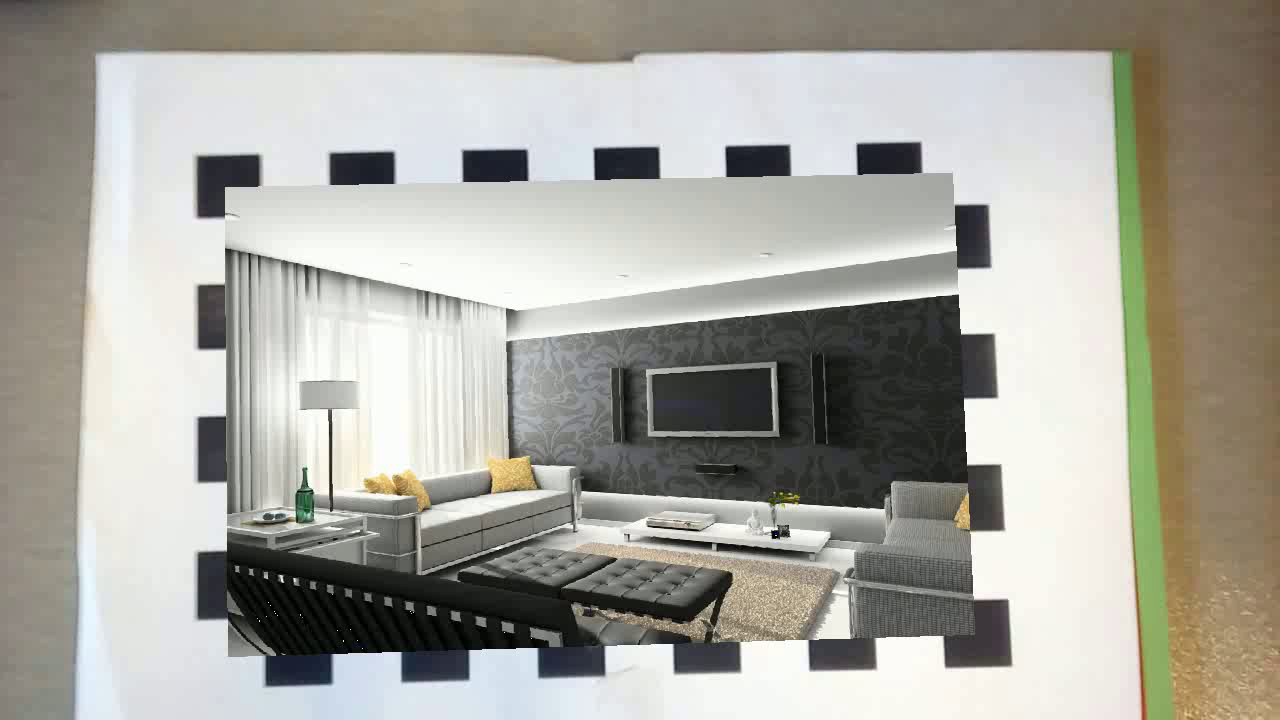
#> input picture frame 0 of results/result_1.avi, 1280 x 720 px, given in place of video1.avi, which was not available
$ jupyter execute --allow-errors P3.ipynb   (text cells are left out)
#> lines starting #> are read from the running program, lines starting #| are printed output that depends on the picture; after the words box and inside, x2 and y2 are one past the last pixel; in counts of white or black regions, pixels touching at a corner belong together; pictures that were not available may be replaced by others from this repository, and a replacement may not be noted
[cell 1]
import cv2
import numpy as np
import matplotlib.pyplot as plt
import random
import itertools

[cell 2]
def showImage(img):
    plt.figure(figsize=(10, 7))
    plt.imshow(img)
    plt.show()

[cell 3]
capture = cv2.VideoCapture('videos/video1.avi')
_, frame = capture.read()
#> frame is the input picture: shape (720, 1280, 3); mean B, G, R 158.6, 166.5, 168
init_points = np.array([[188, 228],
                        [174, 956],
                        [636, 978],
                        [657, 231]
                       ])

[cell 4]
def to_homogeneous(point):
    return np.append(point, 1)

def to_cartesian(point):
    return np.delete(point / point[-1], -1)

def to_homogeneous_points(points):
    return np.append(points, np.ones([points.shape[0], 1]), axis=1)

def to_cartesian_points(points):
    return np.delete(points / points[:,-1].reshape(-1,1), -1, axis=1)

def get_area(image, points):
    mask = np.zeros_like(image[:,:,1], dtype=bool)
    h_points = to_homogeneous_points(points)
    lines = np.array([np.cross(h_points[0], h_points[1]),
                      np.cross(h_points[1], h_points[2]),
                      np.cross(h_points[2], h_points[3]),
                      np.cross(h_points[3], h_points[0])])
    x = np.arange(0, image.shape[0], 1)
    y = np.arange(0, image.shape[1], 1)
    inter_points = list(itertools.product(x, y))
    check_lines = np.all(lines @ to_homogeneous_points(np.array(inter_points)).T < 0, axis = 0)
    for idx, point in enumerate(inter_points):
        mask[point] = check_lines[idx]
    return mask.astype(np.uint8)

mask = get_area(frame, init_points)
#> after the loop in get_area, `for idx, point in enumerate(inter_points):`:
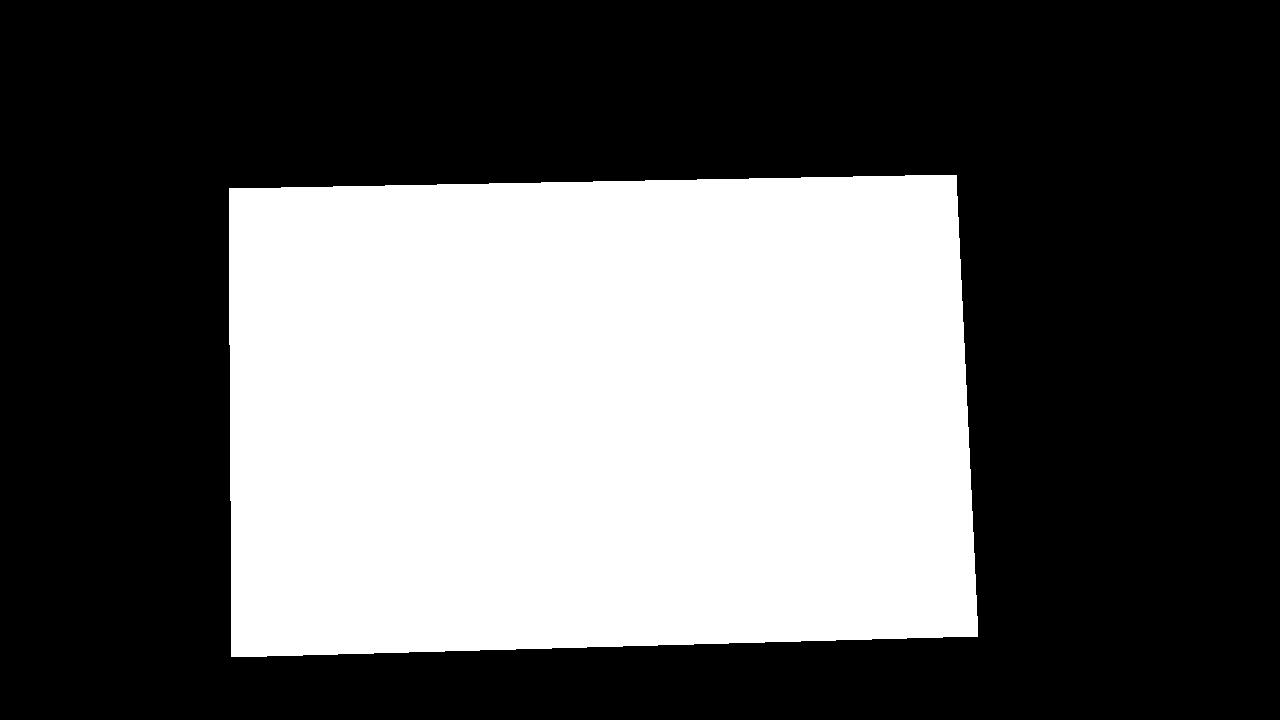
#> mask: shape (720, 1280) bool; 37.3% white; 1 white region, box (x1, y1, x2, y2) and area: (229, 175, 978, 657) 343506

[cell 5]
vis = frame.copy()
vis[np.nonzero(mask)] = [255, 255, 0]
vis = cv2.addWeighted(frame, 0.6, vis, 0.4, 0.0)
for p in init_points:
    x,y = p.ravel()
    vis = cv2.circle(vis,(y, x),10,[250,0,0],-1)
#> vis: shape (720, 1280, 3); mean B, G, R 175.9, 182.6, 146.2

showImage(vis)

[cell 6]
feature_params = dict( maxCorners = 0,
                   qualityLevel = 0.2,
                   minDistance = 15,
                   useHarrisDetector=True,
                   blockSize = 10,
                   k = 0
                 )

def harrisCorner(img, mask, feature_params = feature_params):
    gray = cv2.cvtColor(img,cv2.COLOR_BGR2GRAY)
    corners = cv2.goodFeaturesToTrack(gray, mask=mask, **feature_params)
    return corners

def showCorners(image, corners):
    img = image.copy()
    corners = np.int0(corners)
    for i in corners:
        x,y = i.ravel()
        cv2.circle(img,(x,y),5,255,-1)
    return img


corners = harrisCorner(frame, mask, feature_params)
#> in harrisCorner, `corners = cv2.goodFeaturesToTrack(gray, mask=mask, **feature_params)`: corners = 13 rows, first 8: [775, 535], [955, 299], [281, 579], [716, 547], [229, 191], [309, 488], [296, 582], [292, 518]

vis = frame.copy()
vis[np.nonzero(mask)] = [255, 255, 0]
vis = showCorners(vis, corners)
#> the loop in showCorners, `for i in corners:` made 13 passes
vis = cv2.addWeighted(frame, 0.6, vis, 0.4, 0.0)
for p in init_points:
    x,y = p.ravel()
    vis = cv2.circle(vis,(y, x),10,[250,0,0],-1)
#> vis: shape (720, 1280, 3); mean B, G, R 175.9, 182.5, 146.2

showImage(vis)

[cell 7]
def get_random_points(points_1, points_2, k=4):
    indices = random.sample(list(range(len(points_1))), k)
    return points_1[indices], points_2[indices]

def homography(p1, p2):
    A = np.zeros((len(p1) * 2, 9))
    for i in range(len(p1)):
        x1, y1 = p1[i, 0], p1[i, 1]
        x2, y2 = p2[i, 0], p2[i, 1]
        A[2*i] = [-x1, -y1, -1, 0, 0, 0, x2*x1, x2*y1, x2]
        A[2*i+1] = [0, 0, 0, -x1, -y1, -1, y2*x1, y2*y1, y2]
    u, s, vh = np.linalg.svd(A)
    h = vh[8].reshape(3, 3)
    return h


image = cv2.imread('images/room.jpg')
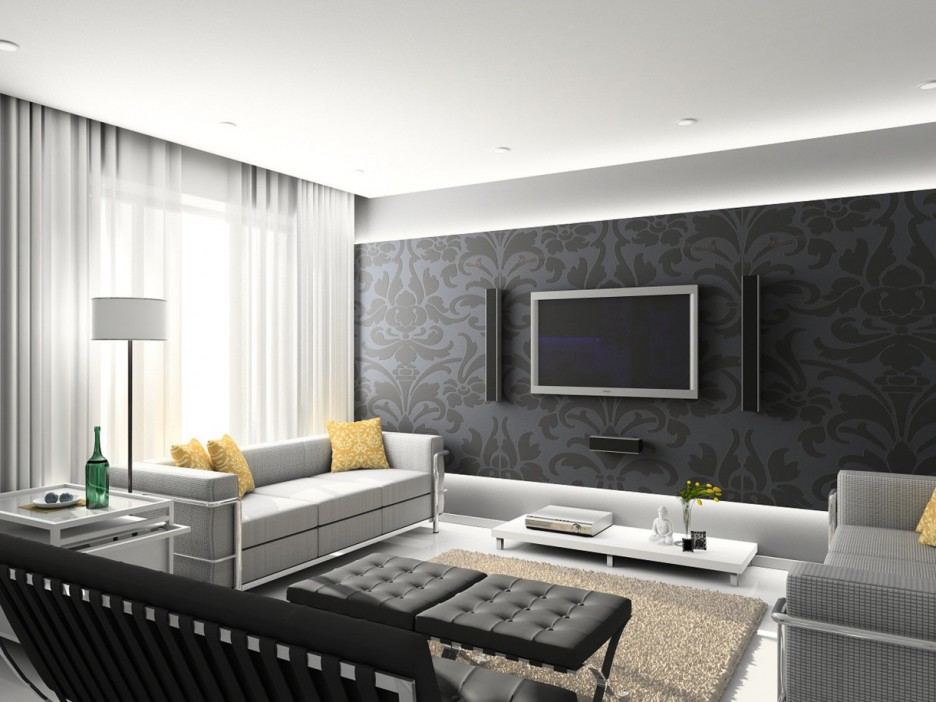
#> input picture images/room.jpg, 936 x 702 px
#> image is the input picture: shape (702, 936, 3); mean B, G, R 143.4, 147.6, 148.9

image_points = np.array([[0, 0],
                         [0, image.shape[1]-1],
                         [image.shape[0]-1, image.shape[1]-1],
                         [image.shape[0]-1, 0],
                        ])
h = homography(image_points, init_points)

[cell 8]
def warp_perspective(image, h, shape):
    new_image = np.uint8(np.zeros(shape))
    i = np.arange(0, image.shape[0], 1)
    j = np.arange(0, image.shape[1], 1)
    x = list(itertools.product(i, j))
    x_prime = np.array(to_cartesian_points((h @ to_homogeneous_points(np.array(x)).T).T), dtype='int0')
    x_prime = list(map(tuple, x_prime))
    for idx, point in enumerate(x_prime):
        new_image[point] = image[x[idx]]
    return new_image

def augmented_reality(image, h, frame):
    new_image = warp_perspective(image, h, shape=frame.shape)
    cp_frame = frame.copy()
    cp_frame[new_image.nonzero()] = 0
    return new_image + cp_frame

showImage(augmented_reality(image, h, frame))

[cell 9]
lk_params = dict(winSize  = (10, 10),
                     maxLevel = 7,
                     criteria = (cv2.TERM_CRITERIA_EPS | cv2.TERM_CRITERIA_COUNT, 10, 0.03)
                    )
#> lk_params = {'winSize': (10, 10), 'maxLevel': 7, 'criteria': (3, 10, 0.03)}
def lk_tracker(img1, img2, keypoints, lk_params = lk_params):
    img1_gray = cv2.cvtColor(img1, cv2.COLOR_BGR2GRAY)
    img2_gray = cv2.cvtColor(img2, cv2.COLOR_BGR2GRAY)
    p0 = keypoints
    mask = np.zeros_like(img1)
    color = np.random.randint(0,255,(100,3))
    p1, st, err = cv2.calcOpticalFlowPyrLK(img1_gray, img2_gray, p0, None, **lk_params)
    if p1 is not None:
        good_points_1 = p0[st==1]
        good_points_2 = p1[st==1]
    return good_points_1, good_points_2

[cell 10]
def n_iteration(p, e, s=4):
    return round(np.log(1-p)/np.log(1-(1-e)**s))

# [6 lines left out: function get_votes, not called in this run]

def ransac(good_points_1, good_points_2, iterations, threshold=2):
    best_h = np.zeros((3, 3))
    best_votes = 0
    best_voters = (0, 0)
    for _ in range(iterations):
        p1, p2 = get_random_points(good_points_1, good_points_2)
        h = homography(p1, p2)
        votes, voters = get_votes(good_points_1, good_points_2, h, threshold)
        if votes > best_votes:
            best_votes = votes
            best_h = h
            best_voters = voters
    return best_h, best_votes, best_voters

[cell 11]
feature_params = dict( maxCorners = 0,
                   qualityLevel = 0.4,
                   minDistance = 15,
                   useHarrisDetector=True,
                   blockSize = 10,
                   k = 0
                 )

lk_params = dict(winSize  = (15, 15),
                     maxLevel = 5,
                     criteria = (cv2.TERM_CRITERIA_EPS | cv2.TERM_CRITERIA_COUNT, 10, 0.03)
                    )
#> lk_params = {'winSize': (15, 15), 'maxLevel': 5, 'criteria': (3, 10, 0.03)}


capture = cv2.VideoCapture('videos/video1.avi')
_, first_frame = capture.read()
init_points = np.array([[188, 228],
                        [174, 956],
                        [636, 978],
                        [657, 231]
                       ])

h = np.identity(3)

p = 0.99
e = 0.9
iterations = n_iteration(p, e)

old = first_frame.copy()
points = init_points.copy()

plt.figure(figsize=(15, 25))
#> (the rest of this cell did not finish here and is left out)

[cell 12]
def ar(video, init_points, image, output, feature_params, lk_params):
    capture = cv2.VideoCapture(video)
    ret, first_frame = capture.read()
    init_mask = get_area(first_frame, init_points)
    init_corners = harrisCorner(first_frame, init_mask, feature_params)
    image_points = np.array([[0, 0],
                         [0, image.shape[1]-1],
                         [image.shape[0]-1, image.shape[1]-1],
                         [image.shape[0]-1, 0],
                        ])

    image_h = homography(image_points, init_points)
    h = np.identity(3)

    p = 0.99
    e = 0.4
    iterations = n_iteration(p, e)

    old = first_frame.copy()
    points = init_points.copy()

    fourcc = cv2.VideoWriter_fourcc('m', 'p', '4', 'v')
    writer = cv2.VideoWriter(output, fourcc, 15, (first_frame.shape[1], first_frame.shape[0]))

    while True:
        # read new frame
        ret, new = capture.read()
        if not ret:
            break

        # herris features of old frame
        mask = get_area(old, points)
        corners = harrisCorner(old, mask, feature_params)
        try:
            # track features of old frame
            good_points_1, good_points_2 = lk_tracker(old, new, corners, lk_params)
            h_new1, v1, bv1 = ransac(good_points_1, good_points_2, iterations, threshold=0.5)
        except:
            v1 = 0
            h_new1 = np.identity(3)
        # track features of init frame
        good_points_1, good_points_2 = lk_tracker(first_frame, new, init_corners, lk_params)
        h_new2, v2, bv2 = ransac(good_points_1, good_points_2, iterations, threshold=0.5)

        if v2 > v1:
            h = h_new2.copy()
        else:
            h = h_new1 @ h

        try:
            vis = augmented_reality(image, h @ image_h, new)
        except:
            vis = new.copy()

        writer.write(vis)
        old = new.copy()
    writer.release()

[cell 13]
feature_params = dict( maxCorners = 0,
                   qualityLevel = 0.4,
                   minDistance = 15,
                   useHarrisDetector=True,
                   blockSize = 10,
                   k = 0
                 )

lk_params = dict(winSize  = (15, 15),
                     maxLevel = 5,
                     criteria = (cv2.TERM_CRITERIA_EPS | cv2.TERM_CRITERIA_COUNT, 10, 0.03)
                    )
video = 'videos/video1.avi'
image = cv2.imread('images/room.jpg')
output = 'results/result_1.avi'
init_points = np.array([[188, 228],
                        [174, 956],
                        [636, 978],
                        [657, 231]
                       ])


#> (the rest of this cell did not finish here and is left out)

#> in ar, `init_corners = harrisCorner(first_frame, init_mask, feature_params)`: init_corners = [[775, 535], [955, 299], [281, 579]]
#> in ar, `fourcc = cv2.VideoWriter_fourcc('m', 'p', '4', 'v')`: fourcc = 1983148141
#> in ar, new is the input picture: shape (720, 1280, 3); mean B, G, R 159, 166.6, 168.7
#> in ar, `corners = harrisCorner(old, mask, feature_params)`: corners = [[775, 535], [955, 299], [281, 579]]
#> in ar, `good_points_1, good_points_2 = lk_tracker(old, new, corners, lk_params)`: good_points_2 = [[774.4, 534.8], [954.9, 299.2], [279.9, 577.4]]
#> after the loop in ransac, `for _ in range(iterations):`: best_h = [[0, 0, 0], [0, 0, 0], [0, 0, 0]]; best_voters = (0, 0); best_votes = 0

$ run again, starting later in the video
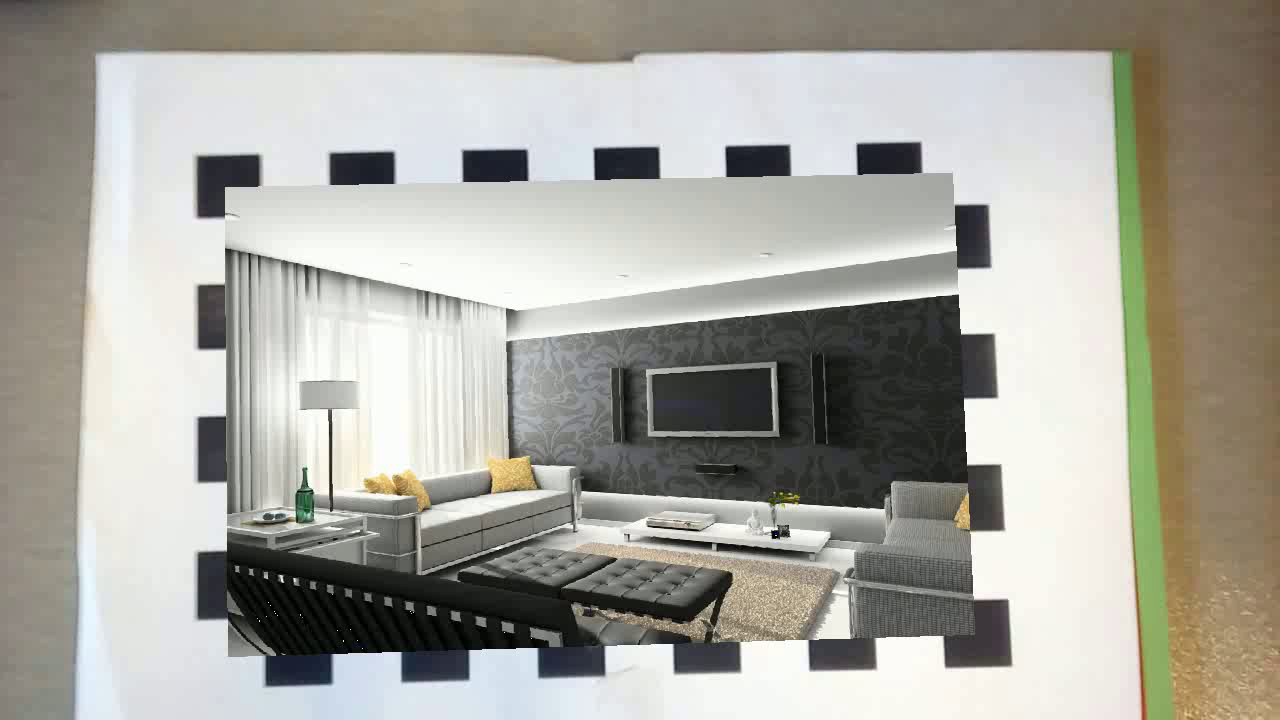
#> input picture frame 0 of results/result_1.avi, 1280 x 720 px, given in place of video1.avi, which was not available
#> frame is the input picture: shape (720, 1280, 3); mean B, G, R 158.6, 166.5, 168
#> in harrisCorner, `corners = cv2.goodFeaturesToTrack(gray, mask=mask, **feature_params)`: corners = 13 rows, first 8: [775, 535], [955, 299], [281, 579], [716, 547], [229, 191], [309, 488], [296, 582], [292, 518]
#> the loop in showCorners, `for i in corners:` made 13 passes
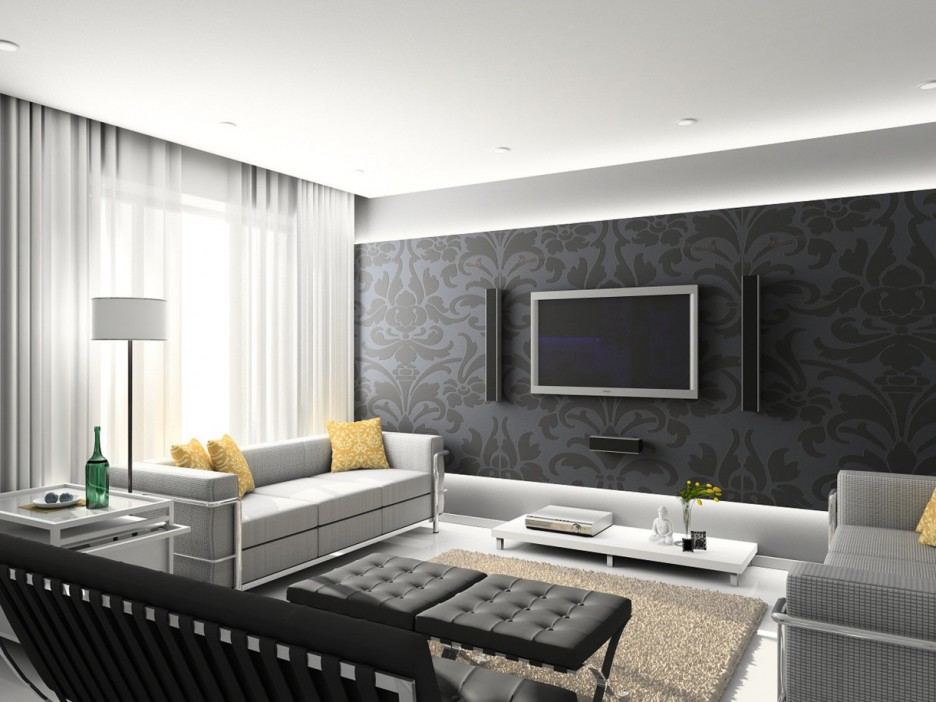
#> input picture images/room.jpg, 936 x 702 px
#> image is the input picture: shape (702, 936, 3); mean B, G, R 143.4, 147.6, 148.9
#> `lk_params = dict(winSize  = (10, 10), maxLevel = 7, criteria = (cv2.TE..`: lk_params = {'winSize': (10, 10), 'maxLevel': 7, 'criteria': (3, 10, 0.03)}
#> `lk_params = dict(winSize  = (15, 15), maxLevel = 5, criteria = (cv2.TE..`: lk_params = {'winSize': (15, 15), 'maxLevel': 5, 'criteria': (3, 10, 0.03)}
#> init_corners = [[775, 535], [955, 299], [281, 579]]
#> fourcc = 1983148141
#> in ar, new is the input picture: shape (720, 1280, 3); mean B, G, R 159, 166.6, 168.7
#> in ar, `corners = harrisCorner(old, mask, feature_params)`: corners = [[775, 535], [955, 299], [281, 579]]
#> in ar, `good_points_1, good_points_2 = lk_tracker(old, new, corners, lk_params)`: good_points_2 = [[774.4, 534.8], [954.9, 299.2], [279.9, 577.4]]
#> after the loop in ransac, `for _ in range(iterations):`: best_h = [[0, 0, 0], [0, 0, 0], [0, 0, 0]]; best_voters = (0, 0); best_votes = 0
